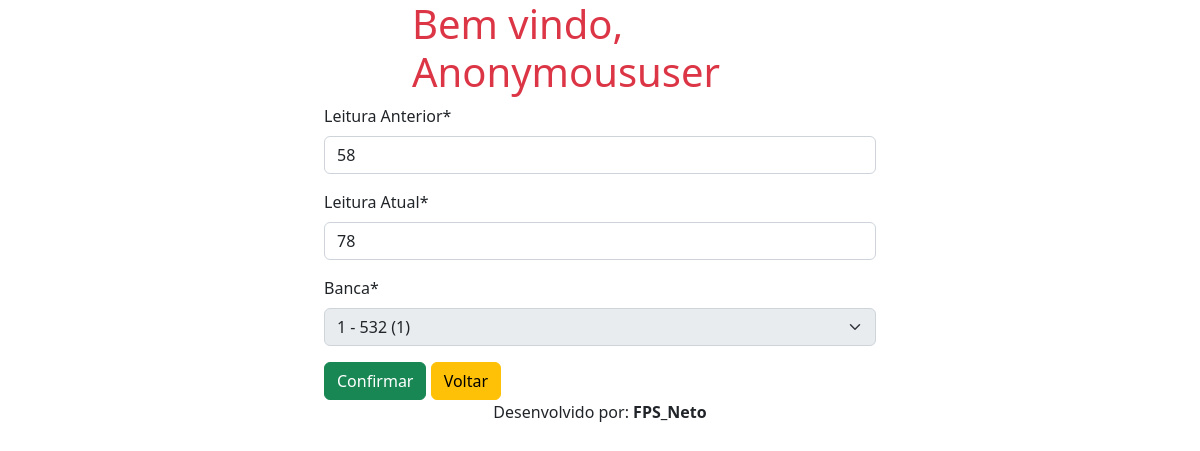
Page /atualizar/leitura/3 on the committed database.
### feira/models.py (models this page shows, shortened)
class Leitura(models.Model):
    anterior = models.IntegerField(verbose_name='Leitura Anterior')
    atual = models.IntegerField(verbose_name='Leitura Atual')
    data = models.DateTimeField(auto_created=True, auto_now=True)
    banca = models.ForeignKey("Bancas" ,on_delete=models.PROTECT, related_query_name='bancas')
    class Meta:
        ordering = ['banca']

### feira/views.py (the view)
# urls.py: path('atualizar/leitura/<int:pk>',LeituraUpdate.as_view(), name='atualizar_leitura'),
class LeituraUpdate(UpdateView):
    model = Leitura
    fields = '__all__'
    template_name = 'feira/form.html'
    success_url = reverse_lazy('leitura')

### feira/models.py (called while the page is built)
    def __str__(self):
        return f"{self.qtd} - {self.numero} ({self.obs})"

### feira/templates/feira/form.html (shortened to what this page needs)
{% extends 'feira/modelo.html' %}
{% load static %}
{% load crispy_forms_tags %}
{% block titulo %}
    <div class="container col-4 auto">
        <h1 class="text-danger">Bem vindo, {{ request.user | title }}</h1>
    </div>
{% endblock %}
{% block conteudo %}
    <div class="container col-6 auto">
                <form id="meu_form" action="" method="post" class="container">
                    {{ form | crispy }}
                    <button class="btn btn-success sm " type="submit">Confirmar</button>
                    <a class="btn btn-warning sm" href="{% url 'listar_leitura' %}">Voltar</a>
                </form>
    </div>
{% endblock %}
{% block rodape %}
    <p class="text-center">Desenvolvido por: <strong>FPS_Neto</strong></p>
{% endblock %}

### rows in the picture
Leitura: anterior "58", atual "78", banca "1 - 532 (1)"

### other values in the picture
{{ request.user | title }} "Anonymoususer"
